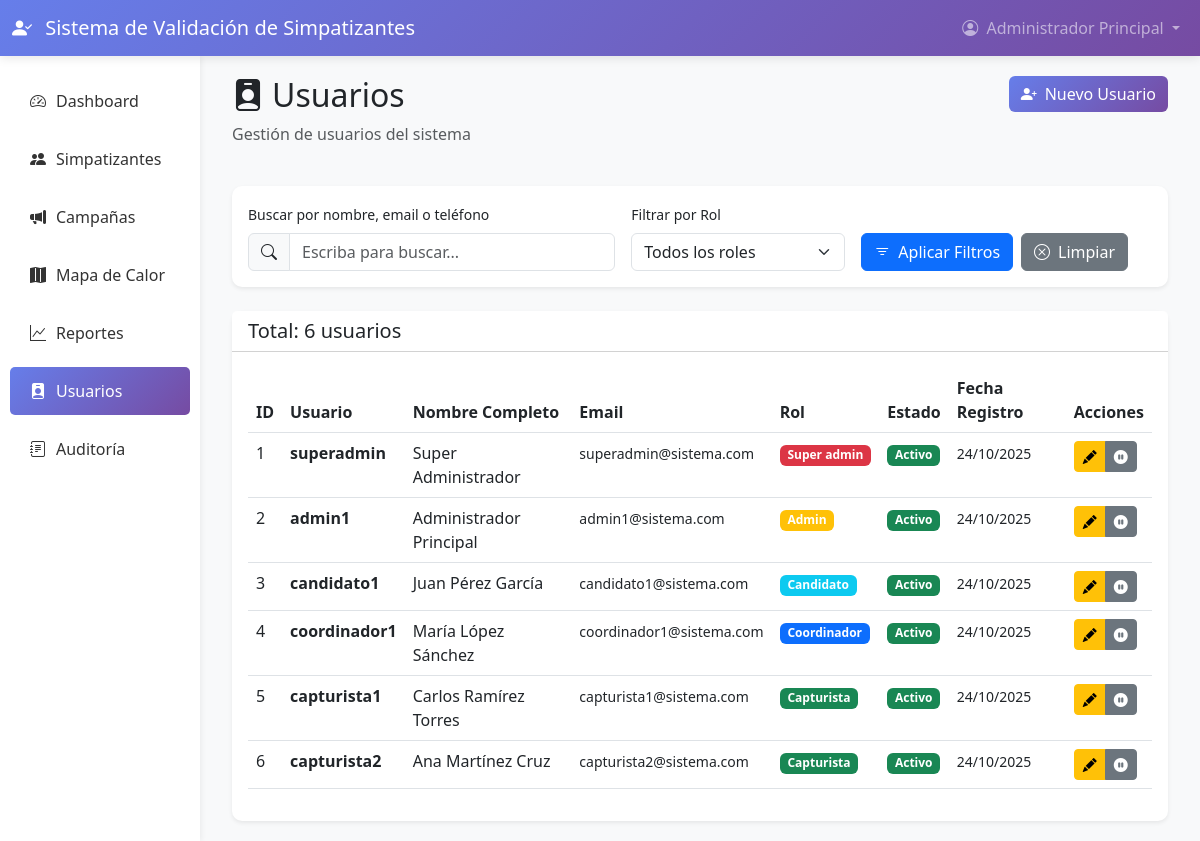
The page /public/usuarios/index.php (signed in) on the database its author committed.
### tables this page shows
CREATE TABLE IF NOT EXISTS usuarios (
    id INT AUTO_INCREMENT PRIMARY KEY,
    username VARCHAR(50) UNIQUE NOT NULL,
    email VARCHAR(100) UNIQUE NOT NULL,
    password VARCHAR(255) NOT NULL,
    nombre_completo VARCHAR(150) NOT NULL,
    rol ENUM('super_admin', 'admin', 'candidato', 'coordinador', 'capturista') NOT NULL DEFAULT 'capturista',
    activo TINYINT(1) DEFAULT 1,
    intentos_fallidos INT DEFAULT 0,
    bloqueado_hasta DATETIME NULL,
    whatsapp VARCHAR(20),
    twitter VARCHAR(100),
    instagram VARCHAR(100),
    facebook VARCHAR(100),
    youtube VARCHAR(100),
    tiktok VARCHAR(100),
    created_at TIMESTAMP DEFAULT CURRENT_TIMESTAMP,
    updated_at TIMESTAMP DEFAULT CURRENT_TIMESTAMP ON UPDATE CURRENT_TIMESTAMP,
    INDEX idx_rol (rol),
    INDEX idx_email (email),
    INDEX idx_activo (activo)
);

### config/Database.php (called while the page is built, shortened)
<?php
class Database {
    private static $instance = null;
    private $connection;
    private function __construct() {
        try {
            $dsn = "mysql:host=" . DB_HOST . ";dbname=" . DB_NAME . ";charset=" . DB_CHARSET;
            $options = [
                PDO::ATTR_ERRMODE => PDO::ERRMODE_EXCEPTION,
                PDO::ATTR_DEFAULT_FETCH_MODE => PDO::FETCH_ASSOC,
                PDO::ATTR_EMULATE_PREPARES => false,
                PDO::MYSQL_ATTR_INIT_COMMAND => "SET NAMES " . DB_CHARSET
            ];
            $this->connection = new PDO($dsn, DB_USER, DB_PASS, $options);
        } catch (PDOException $e) {
            die("Error de conexión a la base de datos: " . $e->getMessage());
        }
    }
    public static function getInstance() {
        if (self::$instance === null) {
            self::$instance = new self();
        }
        return self::$instance;
    }
    public function query($sql, $params = []) {
        try {
            $stmt = $this->connection->prepare($sql);
            $stmt->execute($params);
            return $stmt->fetchAll();
        } catch (PDOException $e) {
            error_log("Error en query: " . $e->getMessage());
            return false;
        }
    }
    public function queryOne($sql, $params = []) {
        try {
            $stmt = $this->connection->prepare($sql);
            $stmt->execute($params);
            return $stmt->fetch();
        } catch (PDOException $e) {
            error_log("Error en queryOne: " . $e->getMessage());
            return false;
        }
    }
}

### app/controllers/UsuarioController.php (called while the page is built, shortened)
<?php
require_once __DIR__ . '/../../config/Database.php';
require_once __DIR__ . '/../models/Usuario.php';
require_once __DIR__ . '/AuthController.php';
class UsuarioController {
    private $model;
    public function __construct() {
        $this->model = new Usuario();
        $this->auth = new AuthController();
    }
    public function listar($filtros = [], $page = 1) {
        $usuarios = $this->model->obtenerTodos($page, RECORDS_PER_PAGE, $filtros['rol'] ?? null, $filtros['buscar'] ?? null);
        $total = $this->model->contarTotal($filtros['rol'] ?? null, $filtros['buscar'] ?? null);
        $totalPaginas = ceil($total / RECORDS_PER_PAGE);
        return [
            'usuarios' => $usuarios,
            'total' => $total,
            'pagina_actual' => $page,
            'total_paginas' => $totalPaginas
        ];
    }
}

### app/controllers/AuthController.php (called while the page is built, shortened)
<?php
require_once __DIR__ . '/../../config/Database.php';
require_once __DIR__ . '/../models/Usuario.php';
class AuthController {
    public function estaAutenticado() {
        return true;
    }
    public function tieneRol($roles) {
        return in_array($_SESSION['rol'], $roles);
    }
}

### app/models/Usuario.php (called while the page is built, shortened)
<?php
class Usuario {
    private $db;
    public function __construct() {
        $this->db = Database::getInstance();
    }
    private function buildSearchConditions($buscar, &$params) {
        if (!$buscar) {
            return '';
        }
        return "(nombre_completo LIKE ? OR email LIKE ? OR whatsapp LIKE ?)";
    }
    public function obtenerTodos($page = 1, $perPage = RECORDS_PER_PAGE, $rol = null, $buscar = null) {
        $offset = ($page - 1) * $perPage;
        $params = [];
        $conditions = [];
        $searchCondition = $this->buildSearchConditions($buscar, $params);
        $whereClause = !empty($conditions) ? "WHERE " . implode(" AND ", $conditions) : "";
        $sql = "SELECT id, username, email, nombre_completo, rol, activo, created_at
                FROM usuarios
                {$whereClause}
                ORDER BY created_at DESC LIMIT ? OFFSET ?";
        $params[] = $perPage;
        $params[] = $offset;
        return $this->db->query($sql, $params);
    }
    public function contarTotal($rol = null, $buscar = null) {
        $params = [];
        $conditions = [];
        $searchCondition = $this->buildSearchConditions($buscar, $params);
        $whereClause = !empty($conditions) ? "WHERE " . implode(" AND ", $conditions) : "";
        $sql = "SELECT COUNT(*) as total FROM usuarios {$whereClause}";
        $result = $this->db->queryOne($sql, $params);
        return $result['total'] ?? 0;
    }
}

### public/usuarios/index.php (the view, shortened to what this page needs)
<?php
require_once __DIR__ . '/../../config/Database.php';
require_once __DIR__ . '/../../app/controllers/AuthController.php';
require_once __DIR__ . '/../../app/controllers/UsuarioController.php';
$controller = new UsuarioController();
$filtros = [];
$page = isset($_GET['page']) ? (int)$_GET['page'] : 1;
$resultado = $controller->listar($filtros, $page);
include __DIR__ . '/../../app/views/layouts/header.php';
?>
<div class="container-fluid">
    <div class="row mb-4">
        <div class="col-md-6">
            <h2><i class="bi bi-person-badge-fill me-2"></i>Usuarios</h2>
            <p class="text-muted">Gestión de usuarios del sistema</p>
        </div>
        <div class="col-md-6 text-end">
            <a href="crear.php" class="btn btn-gradient">
                <i class="bi bi-person-plus-fill me-2"></i>Nuevo Usuario
            </a>
        </div>
    </div>
    <div class="card border-0 shadow-sm mb-4">
        <div class="card-body">
            <form method="GET" action="" class="row g-3">
                <div class="col-md-5">
                    <label class="form-label small">Buscar por nombre, email o teléfono</label>
                    <div class="input-group">
                        <span class="input-group-text"><i class="bi bi-search"></i></span>
                        <input type="text" class="form-control" name="buscar"
                               placeholder="Escriba para buscar..."
                               value="<?php echo htmlspecialchars($_GET['buscar'] ?? ''); ?>">
                    </div>
                </div>
                <div class="col-md-3">
                    <label class="form-label small">Filtrar por Rol</label>
                    <select class="form-select" name="rol">
                        <option value="">Todos los roles</option>
                    </select>
                </div>
                <div class="col-md-4">
                    <label class="form-label small">&nbsp;</label>
                    <div class="d-grid gap-2 d-md-flex">
                        <button type="submit" class="btn btn-primary">
                            <i class="bi bi-filter me-2"></i>Aplicar Filtros
                        </button>
                        <a href="index.php" class="btn btn-secondary">
                            <i class="bi bi-x-circle me-2"></i>Limpiar
                        </a>
                    </div>
                </div>
            </form>
        </div>
    </div>
    <div class="card border-0 shadow-sm">
        <div class="card-header bg-white">
            <div class="d-flex justify-content-between align-items-center">
                <h5 class="mb-0">
                    Total: <?php echo number_format($resultado['total']); ?> usuarios
                </h5>
            </div>
        </div>
        <div class="card-body">
            <div class="table-responsive">
                <table class="table table-hover">
                    <thead>
                        <tr>
                            <th>ID</th>
                            <th>Usuario</th>
                            <th>Nombre Completo</th>
                            <th>Email</th>
                            <th>Rol</th>
                            <th>Estado</th>
                            <th>Fecha Registro</th>
                            <th>Acciones</th>
                        </tr>
                    </thead>
                    <tbody>
                        <?php if (empty($resultado['usuarios'])): ?>
                            <tr>
                                <td colspan="8" class="text-center text-muted py-4">
                                    <i class="bi bi-inbox" style="font-size: 3rem;"></i>
                                    <p class="mt-2">No se encontraron usuarios</p>
                                </td>
                            </tr>
                        <?php else: ?>
                            <?php foreach ($resultado['usuarios'] as $usuario): ?>
                                <tr>
                                    <td><?php echo $usuario['id']; ?></td>
                                    <td>
                                        <strong><?php echo htmlspecialchars($usuario['username']); ?></strong>
                                    </td>
                                    <td><?php echo htmlspecialchars($usuario['nombre_completo']); ?></td>
                                    <td><small><?php echo htmlspecialchars($usuario['email']); ?></small></td>
                                    <td>
                                        <?php
                                        $rolClasses = [
                                            'super_admin' => 'danger',
                                            'admin' => 'warning',
                                            'candidato' => 'info',
                                            'coordinador' => 'primary',
                                            'capturista' => 'success'
                                        ];
                                        $rolClass = $rolClasses[$usuario['rol']] ?? 'secondary';
                                        ?>
                                        <span class="badge bg-<?php echo $rolClass; ?>">
                                            <?php echo ucfirst(str_replace('_', ' ', $usuario['rol'])); ?>
                                        </span>
                                    </td>
                                    <td>
                                        <?php if ($usuario['activo']): ?>
                                            <span class="badge bg-success">Activo</span>
                                        <?php else: ?>
                                            <span class="badge bg-secondary">Inactivo</span>
                                        <?php endif; ?>
                                    </td>
                                    <td>
                                        <small><?php echo date('d/m/Y', strtotime($usuario['created_at'])); ?></small>
                                    </td>
                                    <td>
                                        <div class="btn-group btn-group-sm">
                                            <a href="editar.php?id=<?php echo $usuario['id']; ?>"
                                               class="btn btn-warning btn-sm" title="Editar">
                                                <i class="bi bi-pencil-fill"></i>
                                            </a>
                                            <a href="suspender.php?id=<?php echo $usuario['id']; ?>"
                                               class="btn btn-<?php echo $usuario['activo'] ? 'secondary' : 'success'; ?> btn-sm"
                                               title="<?php echo $usuario['activo'] ? 'Suspender' : 'Activar'; ?>">
                                                <i class="bi bi-<?php echo $usuario['activo'] ? 'pause' : 'play'; ?>-circle-fill"></i>
                                            </a>
                                        </div>
                                    </td>
                                </tr>
                            <?php endforeach; ?>
                        <?php endif; ?>
                    </tbody>
                </table>
            </div>
        </div>
    </div>
</div>
<?php include __DIR__ . '/../../app/views/layouts/footer.php'; ?>

### rows shown on the page
usuarios: id "1", username "superadmin", nombre_completo "Super Administrador", email "superadmin@sistema.com", rol "Super admin", activo "Activo", created_at "24/10/2025"
usuarios: id "2", username "admin1", nombre_completo "Administrador Principal", email "admin1@sistema.com", rol "Admin", activo "Activo", created_at "24/10/2025"
usuarios: id "3", username "candidato1", nombre_completo "Juan Pérez García", email "candidato1@sistema.com", rol "Candidato", activo "Activo", created_at "24/10/2025"
usuarios: id "4", username "coordinador1", nombre_completo "María López Sánchez", email "coordinador1@sistema.com", rol "Coordinador", activo "Activo", created_at "24/10/2025"
usuarios: id "5", username "capturista1", nombre_completo "Carlos Ramírez Torres", email "capturista1@sistema.com", rol "Capturista", activo "Activo", created_at "24/10/2025"
usuarios: id "6", username "capturista2", nombre_completo "Ana Martínez Cruz", email "capturista2@sistema.com", rol "Capturista", activo "Activo", created_at "24/10/2025"

### other values the page prints
APP_NAME "Sistema de Validación de Simpatizantes"
$_SESSION['nombre_completo'] "Administrador Principal"
$resultado['total'] "6"
